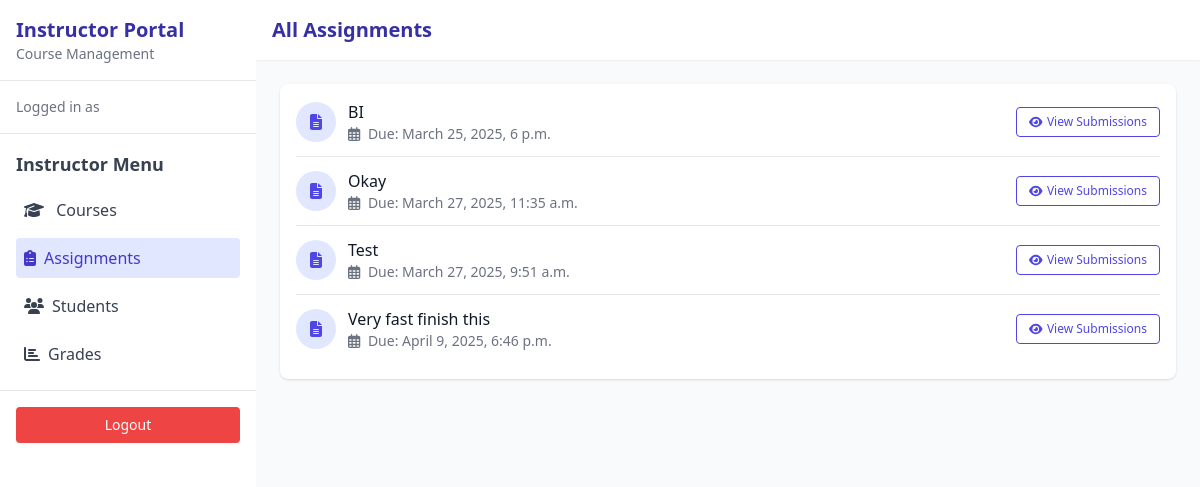
Before: /instructor/assignments/ with the older database file.
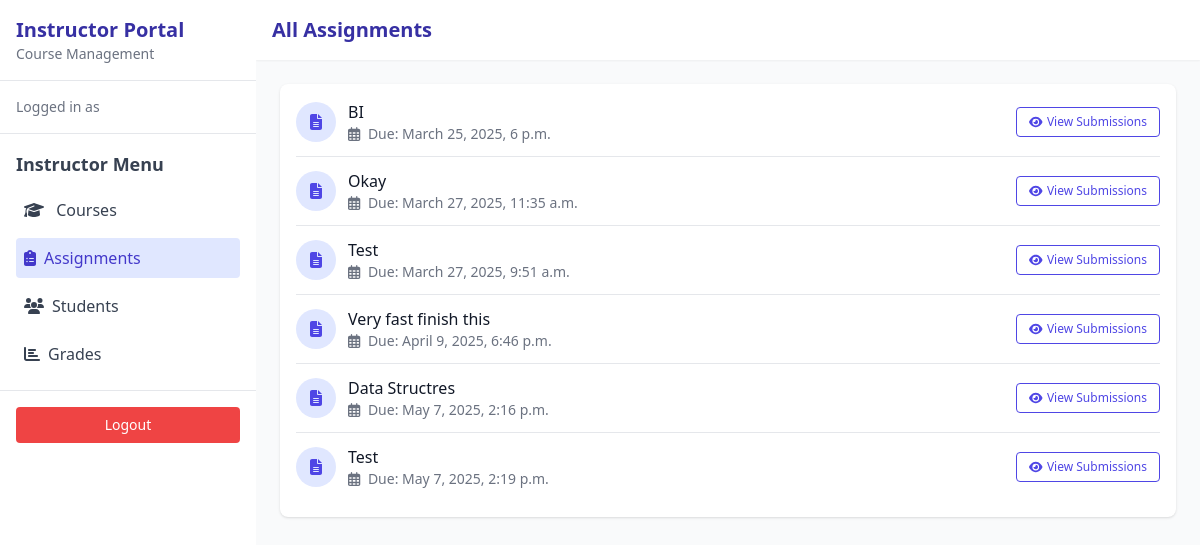
After: the same page with the newer database file.
### submissions/models.py (models this page shows, shortened)
class Assignment(models.Model):
    title = models.CharField(max_length=200)
    description = models.TextField()
    deadline = models.DateTimeField()
    unit = models.ForeignKey(Unit, on_delete=models.CASCADE)
    attachment = models.FileField(upload_to=assignment_upload_path, null=True, blank=True)

### submissions/student_submissions.py (the view)
# urls.py: path('instructor/assignments/', list_assignments, name='list_assignments'),
def list_assignments(request):
    assignments = Assignment.objects.all()
    return render(request, 'instructor/list_assignments.html', {'assignments': assignments})

### reminders/templates/instructor/list_assignments.html (shortened to what the changed rows need)
<!DOCTYPE html>
<html lang="en">
<head>
    <script src="https://cdn.tailwindcss.com"></script>
</head>
<body class="bg-gradient-to-br from-blue-800 to-indigo-900 min-h-screen">
    <div class="flex h-screen">
        <div class="w-64 bg-white shadow-lg overflow-y-auto">
            <div class="p-4 border-b border-gray-200">
                <h1 class="text-xl font-bold text-indigo-800">Instructor Portal</h1>
            </div>
            <div class="p-4">
                <h2 class="text-lg font-semibold text-gray-700 mb-3">Instructor Menu</h2>
            </div>
        </div>
        <div class="flex-1 overflow-y-auto bg-gray-50">
            <div class="bg-white shadow-sm p-4">
                <h1 class="text-xl font-semibold text-indigo-800">All Assignments</h1>
            </div>
            <div class="p-6">
                <div class="bg-white rounded-lg shadow">
                    <div class="p-4">
                        <div class="divide-y divide-gray-200">
                            {% for assignment in assignments %}
                            <div class="py-3 flex justify-between items-center {% if forloop.first %}pt-0{% endif %}">
                                <div class="flex items-center">
                                    <div class="h-10 w-10 rounded-full bg-indigo-100 flex items-center justify-center mr-3">
                                        <i class="fas fa-file-alt text-indigo-600"></i>
                                    </div>
                                    <div>
                                        <h3 class="font-medium text-gray-900">{{ assignment.title }}</h3>
                                        {% if assignment.deadline %}
                                        <p class="text-sm text-gray-500">
                                            <i class="far fa-calendar-alt mr-1"></i> Due: {{ assignment.deadline }}
                                        </p>
                                        {% endif %}
                                    </div>
                                </div>
                                <a href="{% url 'student_submissions' assignment.id %}" class="inline-flex items-center px-3 py-1.5 border border-indigo-600 text-xs font-medium rounded text-indigo-600 bg-white hover:bg-indigo-50">
                                    <i class="fas fa-eye mr-1"></i> View Submissions
                                </a>
                            </div>
                            {% endfor %}
                        </div>
                    </div>
                </div>
            </div>
        </div>
    </div>
</body>
</html>

Changed rows visible on the page:
added Assignment: title "Data Structres", deadline "May 7, 2025, 2:16 p.m."
added Assignment: title "Test", deadline "May 7, 2025, 2:19 p.m."
